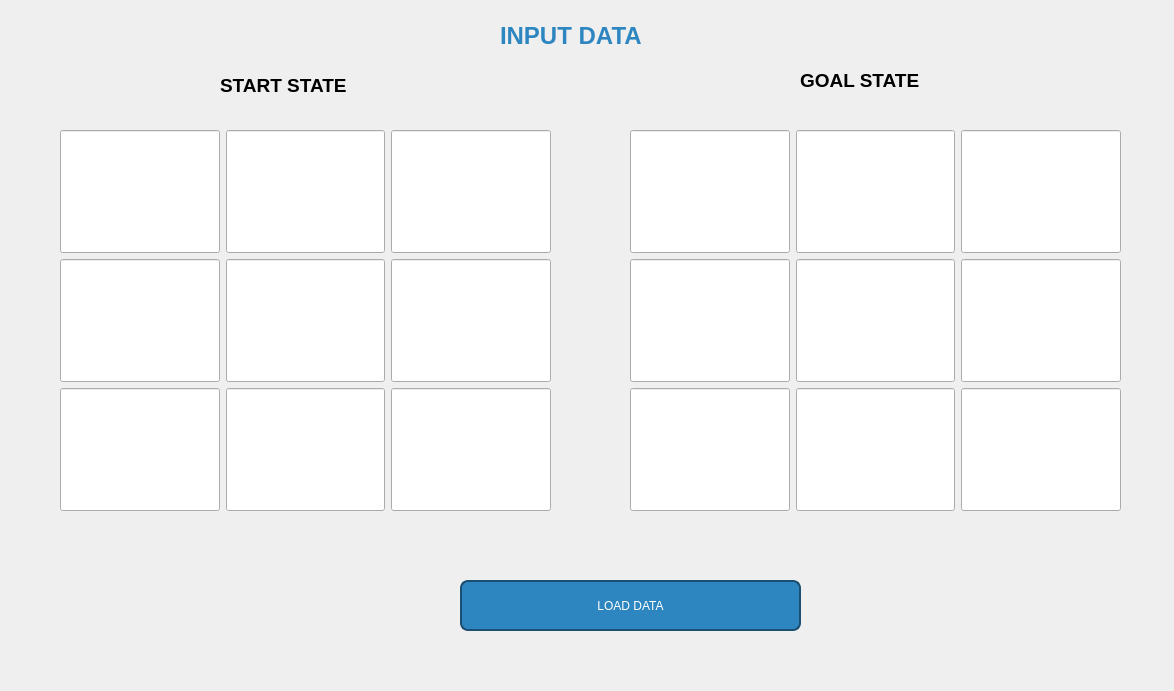
<?xml version="1.0" encoding="UTF-8"?>
<ui version="4.0">
 <class>Frame</class>
 <widget class="QFrame" name="Frame">
  <property name="geometry">
   <rect>
    <x>0</x>
    <y>0</y>
    <width>1174</width>
    <height>691</height>
   </rect>
  </property>
  <property name="windowTitle">
   <string>Frame</string>
  </property>
  <widget class="QWidget" name="gridLayoutWidget">
   <property name="geometry">
    <rect>
     <x>60</x>
     <y>130</y>
     <width>491</width>
     <height>381</height>
    </rect>
   </property>
   <property name="font">
    <font>
     <pointsize>14</pointsize>
     <weight>75</weight>
     <bold>true</bold>
    </font>
   </property>
   <layout class="QGridLayout" name="gridLayout">
    <item row="0" column="1">
     <widget class="QLineEdit" name="start_00">
      <property name="sizePolicy">
       <sizepolicy hsizetype="Expanding" vsizetype="Expanding">
        <horstretch>0</horstretch>
        <verstretch>0</verstretch>
       </sizepolicy>
      </property>
      <property name="font">
       <font>
        <pointsize>14</pointsize>
        <weight>75</weight>
        <bold>true</bold>
       </font>
      </property>
      <property name="alignment">
       <set>Qt::AlignCenter</set>
      </property>
     </widget>
    </item>
    <item row="0" column="3">
     <widget class="QLineEdit" name="start_01">
      <property name="sizePolicy">
       <sizepolicy hsizetype="Expanding" vsizetype="Expanding">
        <horstretch>0</horstretch>
        <verstretch>0</verstretch>
       </sizepolicy>
      </property>
      <property name="font">
       <font>
        <pointsize>14</pointsize>
        <weight>75</weight>
        <bold>true</bold>
       </font>
      </property>
      <property name="alignment">
       <set>Qt::AlignCenter</set>
      </property>
     </widget>
    </item>
    <item row="3" column="1">
     <widget class="QLineEdit" name="start_10">
      <property name="sizePolicy">
       <sizepolicy hsizetype="Expanding" vsizetype="Expanding">
        <horstretch>0</horstretch>
        <verstretch>0</verstretch>
       </sizepolicy>
      </property>
      <property name="font">
       <font>
        <pointsize>14</pointsize>
        <weight>75</weight>
        <bold>true</bold>
       </font>
      </property>
      <property name="alignment">
       <set>Qt::AlignCenter</set>
      </property>
     </widget>
    </item>
    <item row="4" column="4">
     <widget class="QLineEdit" name="start_22">
      <property name="sizePolicy">
       <sizepolicy hsizetype="Expanding" vsizetype="Expanding">
        <horstretch>0</horstretch>
        <verstretch>0</verstretch>
       </sizepolicy>
      </property>
      <property name="font">
       <font>
        <pointsize>14</pointsize>
        <weight>75</weight>
        <bold>true</bold>
       </font>
      </property>
      <property name="alignment">
       <set>Qt::AlignCenter</set>
      </property>
     </widget>
    </item>
    <item row="4" column="3">
     <widget class="QLineEdit" name="start_21">
      <property name="sizePolicy">
       <sizepolicy hsizetype="Expanding" vsizetype="Expanding">
        <horstretch>0</horstretch>
        <verstretch>0</verstretch>
       </sizepolicy>
      </property>
      <property name="font">
       <font>
        <pointsize>14</pointsize>
        <weight>75</weight>
        <bold>true</bold>
       </font>
      </property>
      <property name="alignment">
       <set>Qt::AlignCenter</set>
      </property>
     </widget>
    </item>
    <item row="3" column="4">
     <widget class="QLineEdit" name="start_12">
      <property name="sizePolicy">
       <sizepolicy hsizetype="Expanding" vsizetype="Expanding">
        <horstretch>0</horstretch>
        <verstretch>0</verstretch>
       </sizepolicy>
      </property>
      <property name="font">
       <font>
        <pointsize>14</pointsize>
        <weight>75</weight>
        <bold>true</bold>
       </font>
      </property>
      <property name="alignment">
       <set>Qt::AlignCenter</set>
      </property>
     </widget>
    </item>
    <item row="0" column="4">
     <widget class="QLineEdit" name="start_02">
      <property name="sizePolicy">
       <sizepolicy hsizetype="Expanding" vsizetype="Expanding">
        <horstretch>0</horstretch>
        <verstretch>0</verstretch>
       </sizepolicy>
      </property>
      <property name="font">
       <font>
        <pointsize>14</pointsize>
        <weight>75</weight>
        <bold>true</bold>
       </font>
      </property>
      <property name="alignment">
       <set>Qt::AlignCenter</set>
      </property>
     </widget>
    </item>
    <item row="4" column="1">
     <widget class="QLineEdit" name="start_20">
      <property name="sizePolicy">
       <sizepolicy hsizetype="Expanding" vsizetype="Expanding">
        <horstretch>0</horstretch>
        <verstretch>0</verstretch>
       </sizepolicy>
      </property>
      <property name="font">
       <font>
        <pointsize>14</pointsize>
        <weight>75</weight>
        <bold>true</bold>
       </font>
      </property>
      <property name="alignment">
       <set>Qt::AlignCenter</set>
      </property>
     </widget>
    </item>
    <item row="3" column="3">
     <widget class="QLineEdit" name="start_11">
      <property name="sizePolicy">
       <sizepolicy hsizetype="Expanding" vsizetype="Expanding">
        <horstretch>0</horstretch>
        <verstretch>0</verstretch>
       </sizepolicy>
      </property>
      <property name="font">
       <font>
        <pointsize>14</pointsize>
        <weight>75</weight>
        <bold>true</bold>
       </font>
      </property>
      <property name="alignment">
       <set>Qt::AlignCenter</set>
      </property>
     </widget>
    </item>
   </layout>
  </widget>
  <widget class="QLabel" name="label">
   <property name="geometry">
    <rect>
     <x>220</x>
     <y>70</y>
     <width>191</width>
     <height>31</height>
    </rect>
   </property>
   <property name="font">
    <font>
     <pointsize>14</pointsize>
     <weight>75</weight>
     <bold>true</bold>
    </font>
   </property>
   <property name="text">
    <string>START STATE</string>
   </property>
  </widget>
  <widget class="QLabel" name="label_2">
   <property name="geometry">
    <rect>
     <x>800</x>
     <y>70</y>
     <width>191</width>
     <height>21</height>
    </rect>
   </property>
   <property name="font">
    <font>
     <pointsize>14</pointsize>
     <weight>75</weight>
     <bold>true</bold>
    </font>
   </property>
   <property name="text">
    <string>GOAL STATE</string>
   </property>
  </widget>
  <widget class="QLabel" name="label_3">
   <property name="geometry">
    <rect>
     <x>500</x>
     <y>0</y>
     <width>291</width>
     <height>71</height>
    </rect>
   </property>
   <property name="font">
    <font>
     <pointsize>18</pointsize>
     <weight>75</weight>
     <bold>true</bold>
    </font>
   </property>
   <property name="styleSheet">
    <string notr="true">QLabel {
    color: #2E86C1;  /* Xanh dương đậm */
}
</string>
   </property>
   <property name="text">
    <string>INPUT DATA</string>
   </property>
  </widget>
  <widget class="QPushButton" name="btn_Ok">
   <property name="geometry">
    <rect>
     <x>460</x>
     <y>580</y>
     <width>341</width>
     <height>51</height>
    </rect>
   </property>
   <property name="styleSheet">
    <string notr="true">QPushButton {
    background-color: #2E86C1;  /* Xanh dương */
    color: white;
    border-radius: 8px;
    border: 2px solid #1B4F72;
    padding: 5px;
}

QPushButton:hover {
    background-color: #1B4F72; /* Đậm hơn khi hover */
}
</string>
   </property>
   <property name="text">
    <string>LOAD DATA</string>
   </property>
  </widget>
  <widget class="QWidget" name="gridLayoutWidget_2">
   <property name="geometry">
    <rect>
     <x>630</x>
     <y>130</y>
     <width>491</width>
     <height>381</height>
    </rect>
   </property>
   <property name="font">
    <font>
     <pointsize>14</pointsize>
     <weight>75</weight>
     <bold>true</bold>
    </font>
   </property>
   <layout class="QGridLayout" name="gridLayout_2">
    <item row="0" column="4">
     <widget class="QLineEdit" name="goal_02">
      <property name="sizePolicy">
       <sizepolicy hsizetype="Expanding" vsizetype="Expanding">
        <horstretch>0</horstretch>
        <verstretch>0</verstretch>
       </sizepolicy>
      </property>
      <property name="font">
       <font>
        <pointsize>14</pointsize>
        <weight>75</weight>
        <bold>true</bold>
       </font>
      </property>
      <property name="alignment">
       <set>Qt::AlignCenter</set>
      </property>
     </widget>
    </item>
    <item row="0" column="3">
     <widget class="QLineEdit" name="goal_01">
      <property name="sizePolicy">
       <sizepolicy hsizetype="Expanding" vsizetype="Expanding">
        <horstretch>0</horstretch>
        <verstretch>0</verstretch>
       </sizepolicy>
      </property>
      <property name="font">
       <font>
        <pointsize>14</pointsize>
        <weight>75</weight>
        <bold>true</bold>
       </font>
      </property>
      <property name="alignment">
       <set>Qt::AlignCenter</set>
      </property>
     </widget>
    </item>
    <item row="0" column="1">
     <widget class="QLineEdit" name="goal_00">
      <property name="sizePolicy">
       <sizepolicy hsizetype="Expanding" vsizetype="Expanding">
        <horstretch>0</horstretch>
        <verstretch>0</verstretch>
       </sizepolicy>
      </property>
      <property name="font">
       <font>
        <pointsize>14</pointsize>
        <weight>75</weight>
        <bold>true</bold>
       </font>
      </property>
      <property name="alignment">
       <set>Qt::AlignCenter</set>
      </property>
     </widget>
    </item>
    <item row="3" column="4">
     <widget class="QLineEdit" name="goal_12">
      <property name="sizePolicy">
       <sizepolicy hsizetype="Expanding" vsizetype="Expanding">
        <horstretch>0</horstretch>
        <verstretch>0</verstretch>
       </sizepolicy>
      </property>
      <property name="font">
       <font>
        <pointsize>14</pointsize>
        <weight>75</weight>
        <bold>true</bold>
       </font>
      </property>
      <property name="alignment">
       <set>Qt::AlignCenter</set>
      </property>
     </widget>
    </item>
    <item row="3" column="3">
     <widget class="QLineEdit" name="goal_11">
      <property name="sizePolicy">
       <sizepolicy hsizetype="Expanding" vsizetype="Expanding">
        <horstretch>0</horstretch>
        <verstretch>0</verstretch>
       </sizepolicy>
      </property>
      <property name="font">
       <font>
        <pointsize>14</pointsize>
        <weight>75</weight>
        <bold>true</bold>
       </font>
      </property>
      <property name="alignment">
       <set>Qt::AlignCenter</set>
      </property>
     </widget>
    </item>
    <item row="3" column="1">
     <widget class="QLineEdit" name="goal_10">
      <property name="sizePolicy">
       <sizepolicy hsizetype="Expanding" vsizetype="Expanding">
        <horstretch>0</horstretch>
        <verstretch>0</verstretch>
       </sizepolicy>
      </property>
      <property name="font">
       <font>
        <pointsize>14</pointsize>
        <weight>75</weight>
        <bold>true</bold>
       </font>
      </property>
      <property name="alignment">
       <set>Qt::AlignCenter</set>
      </property>
     </widget>
    </item>
    <item row="4" column="1">
     <widget class="QLineEdit" name="goal_20">
      <property name="sizePolicy">
       <sizepolicy hsizetype="Expanding" vsizetype="Expanding">
        <horstretch>0</horstretch>
        <verstretch>0</verstretch>
       </sizepolicy>
      </property>
      <property name="font">
       <font>
        <pointsize>14</pointsize>
        <weight>75</weight>
        <bold>true</bold>
       </font>
      </property>
      <property name="alignment">
       <set>Qt::AlignCenter</set>
      </property>
     </widget>
    </item>
    <item row="4" column="3">
     <widget class="QLineEdit" name="goal_21">
      <property name="sizePolicy">
       <sizepolicy hsizetype="Expanding" vsizetype="Expanding">
        <horstretch>0</horstretch>
        <verstretch>0</verstretch>
       </sizepolicy>
      </property>
      <property name="font">
       <font>
        <pointsize>14</pointsize>
        <weight>75</weight>
        <bold>true</bold>
       </font>
      </property>
      <property name="alignment">
       <set>Qt::AlignCenter</set>
      </property>
     </widget>
    </item>
    <item row="4" column="4">
     <widget class="QLineEdit" name="goal_22">
      <property name="sizePolicy">
       <sizepolicy hsizetype="Expanding" vsizetype="Expanding">
        <horstretch>0</horstretch>
        <verstretch>0</verstretch>
       </sizepolicy>
      </property>
      <property name="font">
       <font>
        <pointsize>14</pointsize>
        <weight>75</weight>
        <bold>true</bold>
       </font>
      </property>
      <property name="alignment">
       <set>Qt::AlignCenter</set>
      </property>
     </widget>
    </item>
   </layout>
  </widget>
 </widget>
 <resources/>
 <connections/>
</ui>
